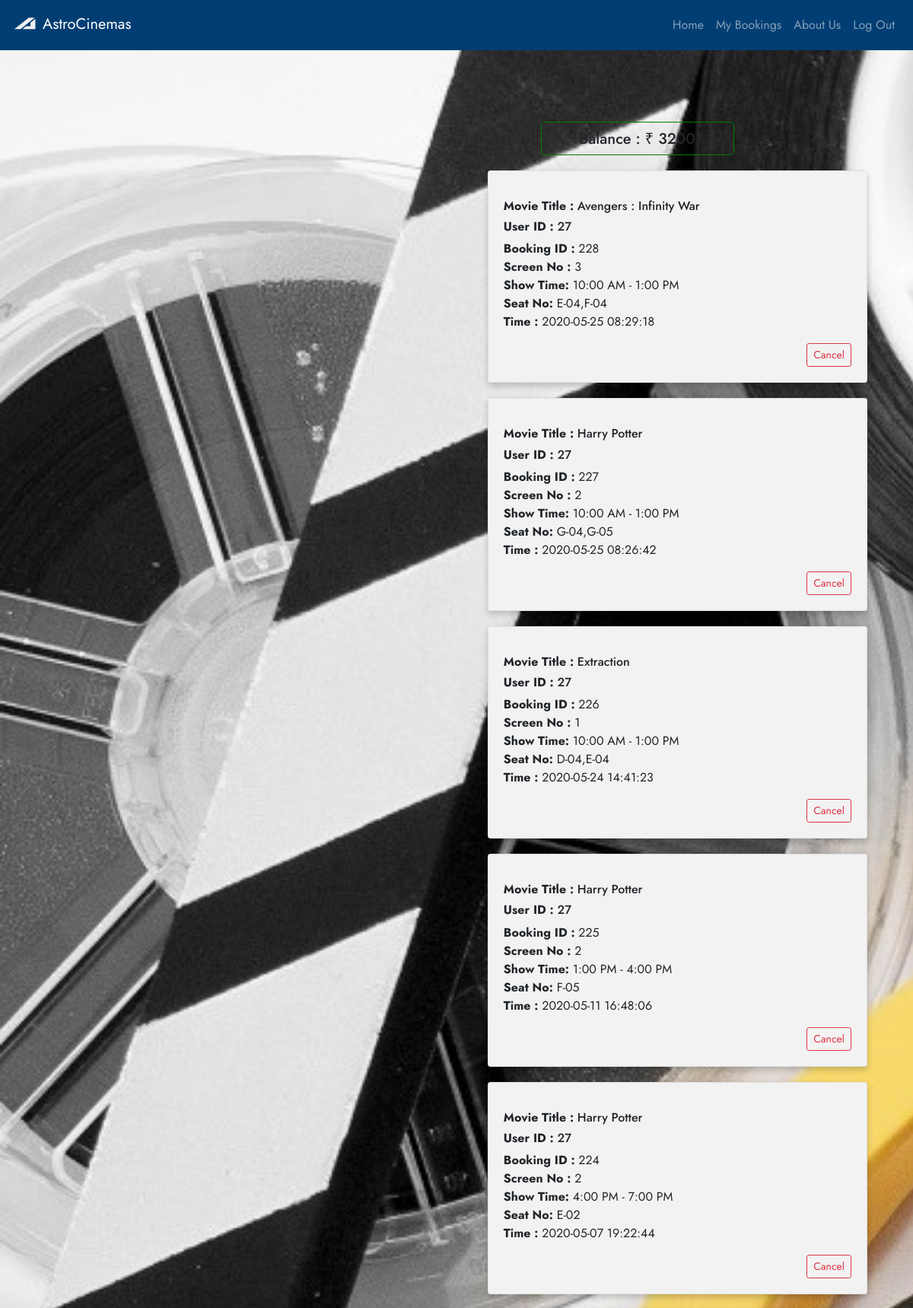
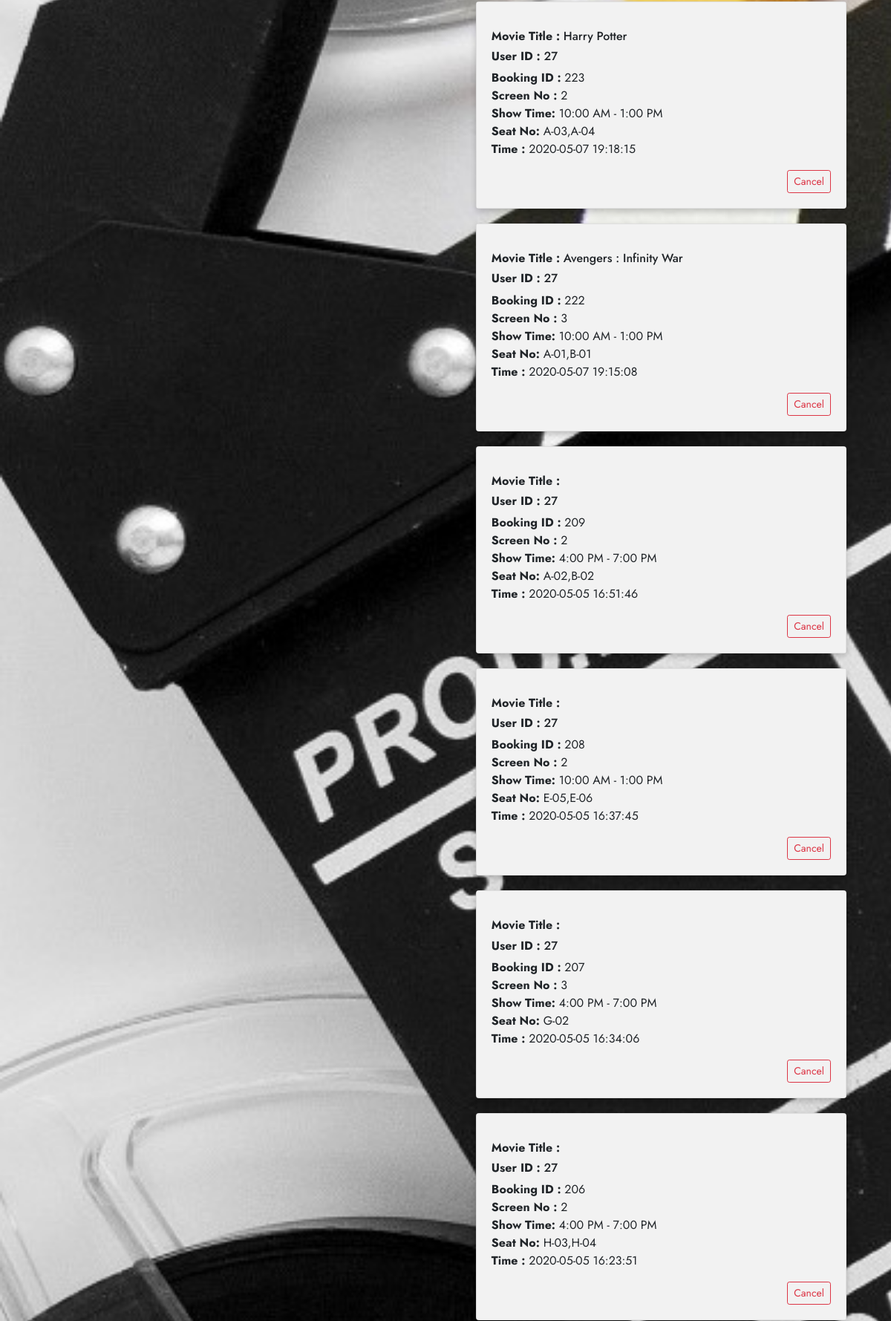
/AstroCinemasCopy/userBookings.php (signed in, upper part), run on the app's committed database (2 pictures, top to bottom).
### tables this page shows
CREATE TABLE `userinfo` (
  `id` int(11) NOT NULL,
  `firstName` varchar(255) NOT NULL,
  `lastName` varchar(255) NOT NULL,
  `email` varchar(255) NOT NULL,
  `password` varchar(255) NOT NULL,
  `credits` varchar(255) NOT NULL
);

CREATE TABLE `bookings` (
  `screencode` int(11) NOT NULL,
  `showcode` int(11) NOT NULL,
  `booking_id` int(11) NOT NULL,
  `user_id` varchar(255) NOT NULL,
  `time_booking` varchar(255) NOT NULL DEFAULT current_timestamp(),
  `seat_id` varchar(255) NOT NULL,
  `movietitle` varchar(255) NOT NULL
);

### AstroCinemasCopy/userBookings.php (the view, shortened to what this page needs)
<?php include('connection.php') ?>
<!DOCTYPE html>
<html lang="en">
<?php include('header.php');
    $userToken = $_SESSION['usertoken'];
        $sql = "SELECT credits FROM userinfo WHERE id='$userToken'";
        $result = mysqli_query($conn,$sql);
        $car = mysqli_fetch_array($result,MYSQLI_ASSOC);
        $balance = $car['credits'];
?>
<?php
    $sql = "SELECT user_id,booking_id,time_booking,seat_id,screencode,showcode,movietitle FROM bookings ORDER BY time_booking DESC";
    $result = mysqli_query($conn,$sql);
    $booking = mysqli_fetch_all($result);
?>
<body class="wel-mybooking">
    <div class="container">
        <div class="row">
            <div class="col-5">
            </div>
            <div class="col-7">
                <div class="balance text-center" style="border: solid green 1px; padding-top:10px; margin-left:30%; margin-right:30%; border-radius:5px;">
                <h5>Balance : ₹ <?php echo $balance; ?></h5>
                </div>
                <div class="container">
                    <?php foreach($booking as $bok){ ?>
                    <?php if($bok[0]==$userToken){ ?>
                    <div class="row" style="margin-top: 20px;">
                     <div class="col"></div>
                    <div class="col-10">
                        <div class="card" style="box-shadow: 0 4px 8px 0 rgba(0, 0, 0, 0.2);">
                        <div class="card-body" style="background-color:#F2F2F2;">
                        <p class="card-text text-success">
                            <h6><b>Movie Title : </b> <?php echo htmlspecialchars($bok[6]); ?></h6>
                            <h6><b>User ID : </b> <?php echo htmlspecialchars($bok[0]); ?></h6>
                            <div><b>Booking ID : </b><?php echo htmlspecialchars($bok[1]); ?></div>
                            <div><b>Screen No : </b><?php echo htmlspecialchars($bok[4]); ?></div>
                            <div><b>Show Time: </b><?php
                                if($bok[5]==1){
                                    echo "10:00 AM - 1:00 PM";
                                }elseif($bok[5]==2){
                                    echo "1:00 PM - 4:00 PM";
                                }else{
                                    echo "4:00 PM - 7:00 PM";
                                }
                            ?></div>
                            <div><b>Seat No: </b><?php echo htmlspecialchars($bok[3]); ?></div>
                            <div><b>Time : </b>  <?php echo htmlspecialchars($bok[2]); ?></div>
                        </p>
                        <div class="text-right">
                        <form action="userBookings.php" method="POST">
                            <input type="submit" name="delete" value="Cancel" class="btn btn-outline-danger btn-sm">
                        </form>
                        </div>
                    </div>
                </div>
            </div>
        </div>
       <?php } ?>
        <?php } ?>
    </div>
            </div>
        </div>
    </div>
</body>
<?php include('footer.php') ?>
</html>

### AstroCinemasCopy/css/main copy.css (style rules this page uses)
body { overflow-x: hidden; }

### AstroCinemasCopy/css/maintwo.css (style rules this page uses)
.wel-mybooking { padding-top:100px; background-image: url('../images/mybookingbg.jpg'); background-attachment: fixed; background-size: cover; background-repeat:no-repeat; font-family: 'Jost', sans-serif; }

### data on the page
userinfo: credits "3200"
bookings: movietitle "Avengers : Infinity War", user "27", booking_id "228", screencode "3", showcode "10:00 AM - 1:00 PM", seat "E-04,F-04", time_booking "2020-05-25 08:29:18"
bookings: movietitle "Harry Potter", user "27", booking_id "227", screencode "2", showcode "10:00 AM - 1:00 PM", seat "G-04,G-05", time_booking "2020-05-25 08:26:42"
bookings: movietitle "Extraction", user "27", booking_id "226", screencode "1", showcode "10:00 AM - 1:00 PM", seat "D-04,E-04", time_booking "2020-05-24 14:41:23"
bookings: movietitle "Harry Potter", user "27", booking_id "225", screencode "2", showcode "1:00 PM - 4:00 PM", seat "F-05", time_booking "2020-05-11 16:48:06"
bookings: movietitle "Harry Potter", user "27", booking_id "224", screencode "2", showcode "4:00 PM - 7:00 PM", seat "E-02", time_booking "2020-05-07 19:22:44"
bookings: movietitle "Harry Potter", user "27", booking_id "223", screencode "2", showcode "10:00 AM - 1:00 PM", seat "A-03,A-04", time_booking "2020-05-07 19:18:15"
bookings: movietitle "Avengers : Infinity War", user "27", booking_id "222", screencode "3", showcode "10:00 AM - 1:00 PM", seat "A-01,B-01", time_booking "2020-05-07 19:15:08"
bookings: user "27", booking_id "209", screencode "2", showcode "4:00 PM - 7:00 PM", seat "A-02,B-02", time_booking "2020-05-05 16:51:46"
bookings: user "27", booking_id "208", screencode "2", showcode "10:00 AM - 1:00 PM", seat "E-05,E-06", time_booking "2020-05-05 16:37:45"
bookings: user "27", booking_id "207", screencode "3", showcode "4:00 PM - 7:00 PM", seat "G-02", time_booking "2020-05-05 16:34:06"
bookings: user "27", booking_id "206", screencode "2", showcode "4:00 PM - 7:00 PM", seat "H-03,H-04", time_booking "2020-05-05 16:23:51"
